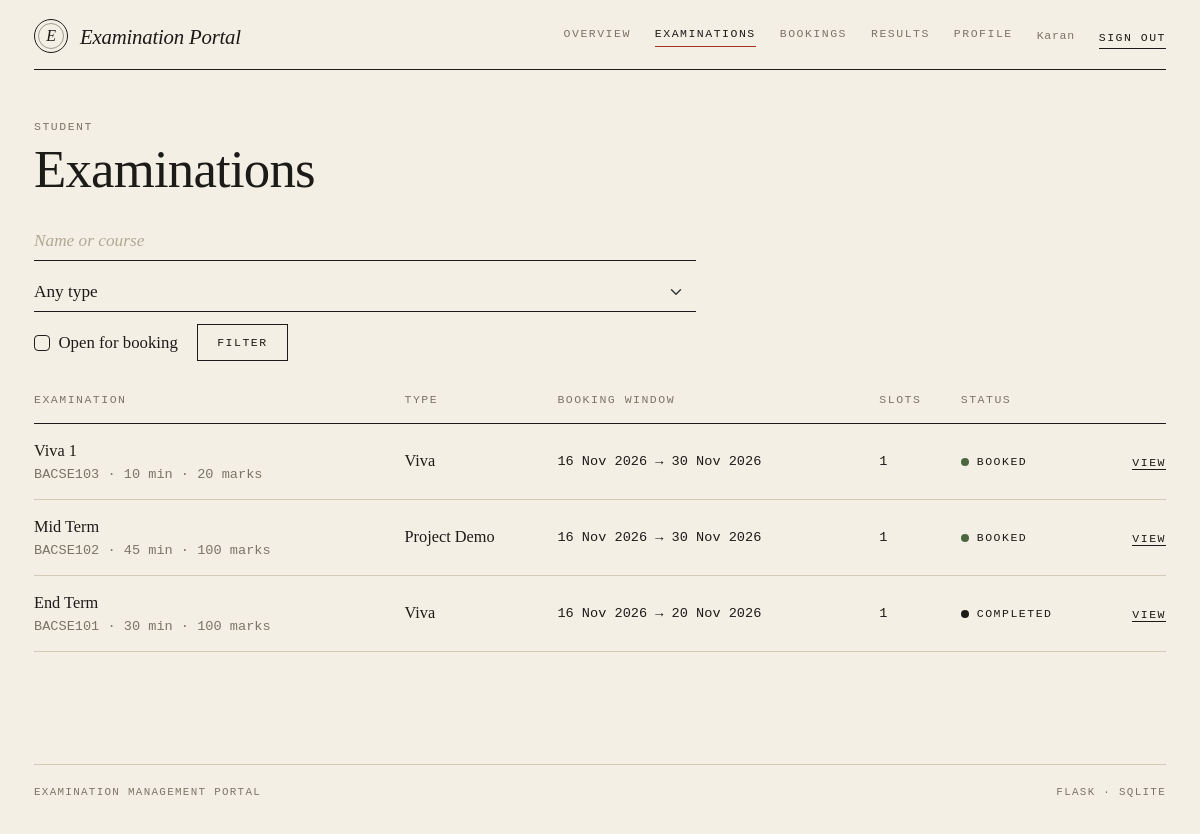
The page /student/exams (signed in) on the database its author committed.
### tables this page shows
CREATE TABLE users (
    id            INTEGER PRIMARY KEY AUTOINCREMENT,
    email         TEXT NOT NULL UNIQUE,
    password_hash TEXT NOT NULL,
    role          TEXT NOT NULL CHECK (role IN ('admin','examiner','student')),
    full_name     TEXT NOT NULL,
    phone         TEXT,
    department    TEXT,
    status        TEXT NOT NULL DEFAULT 'active'
                  CHECK (status IN ('active','pending','inactive')),
    created_on    TEXT NOT NULL DEFAULT (date('now','localtime'))
);

CREATE TABLE exams (
    id                INTEGER PRIMARY KEY AUTOINCREMENT,
    course_id         INTEGER NOT NULL REFERENCES courses(id),
    name              TEXT NOT NULL,
    type              TEXT NOT NULL
                      CHECK (type IN ('Viva','Practical','Project Demo','Assessment')),
    duration          INTEGER NOT NULL,              -- minutes
    max_marks         INTEGER NOT NULL,
    slot_create_start TEXT NOT NULL,
    slot_create_end   TEXT NOT NULL,
    book_start        TEXT NOT NULL,
    book_end          TEXT NOT NULL,
    status            TEXT NOT NULL DEFAULT 'Draft'
                      CHECK (status IN ('Draft','Slot Creation','Booking Open','Closed','Completed')),
    results_published INTEGER NOT NULL DEFAULT 0
);

CREATE TABLE courses (
    id          INTEGER PRIMARY KEY AUTOINCREMENT,
    code        TEXT NOT NULL UNIQUE,
    name        TEXT NOT NULL,
    description TEXT,
    status      TEXT NOT NULL DEFAULT 'Active' CHECK (status IN ('Active','Inactive'))
);

### routes/student.py (the view)
@bp.route("/exams")
def exams():
    q, tp = request.args.get("q", "").strip(), request.args.get("type", "")
    only_open = request.args.get("open") == "1"
    rows = get_db().execute(EXAM_SQL + " ORDER BY e.id DESC", {"me": g.user["id"]}).fetchall()
    out = []
    for e in rows:
        hay = f"{e['name']} {e['code']} {e['course_name']}".lower()
        if q and q.lower() not in hay and q != str(e["id"]):
            continue
        if tp in EXAM_TYPES and e["type"] != tp:
            continue
        if only_open and not booking_open(e):
            continue
        out.append(e)
    return render_template("student/exams.html", rows=out, q=q, tp=tp, only_open=only_open,
                           types=EXAM_TYPES, booking_open=booking_open)

### db.py (called while the page is built)
def _connect(path):
    con = sqlite3.connect(path, isolation_level=None)  # we manage transactions
    con.row_factory = sqlite3.Row
    con.execute("PRAGMA foreign_keys = ON")
    return con

def get_db():
    if "db" not in g:
        g.db = _connect(current_app.config["DATABASE"])
    return g.db

### logic.py (called while the page is built)
def csrf_token():
    if "_csrf" not in session:
        session["_csrf"] = secrets.token_hex(16)
    return session["_csrf"]

def csrf_field():
    return Markup('<input type="hidden" name="_csrf" value="%s">' % csrf_token())

### routes/student.py (called while the page is built)
@bp.before_request
def guard():
    if not g.user:
        return redirect(url_for("auth.login"))
    if g.user["role"] != "student":
        abort(403)

### templates/student/exams.html (shortened to what this page needs)
{% extends 'base.html' %}
{% from 'macros.html' import head, st %}
{% block body %}
{{ head('Student', 'Examinations') }}
<div class="toolbar">
  <form class="search" method="get">
    <input class="form-control" name="q" value="{{ q }}" placeholder="Name or course">
    <select class="form-select" name="type">
      <option value="">Any type</option>
    </select>
    <div class="form-check mb-1"><input class="form-check-input" type="checkbox" name="open" value="1" id="o" {{ 'checked' if only_open }}>
      <label class="form-check-label" for="o">Open for booking</label></div>
    <button class="btn">Filter</button>
  </form>
</div>
{% if rows %}
<div class="table-responsive"><table class="table table-hover">
  <thead><tr><th>Examination</th><th>Type</th><th>Booking window</th><th>Slots</th><th>Status</th><th></th></tr></thead><tbody>
  {% for e in rows %}
  <tr><td>{{ e.name }}<div class="muted mono">{{ e.code }} · {{ e.duration }} min · {{ e.max_marks }} marks</div></td>
      <td>{{ e.type }}</td><td class="mono">{{ e.book_start|dmy }} → {{ e.book_end|dmy }}</td>
      <td class="mono">{{ e.open_slots }}</td>
      <td>{% if e.my_status %}{{ st(e.my_status) }}{% else %}{{ st(e.status) }}{% endif %}</td>
      <td class="r"><a class="act" href="{{ url_for('student.exam', eid=e.id) }}">view</a></td></tr>
  {% endfor %}</tbody></table></div>
{% else %}<div class="empty">No examinations match.</div>{% endif %}
{% endblock %}

### templates/macros.html (shortened to what this page needs)
{% macro st(s) %}<span class="st st-{{ s|slug }}">{{ s }}</span>{% endmacro %}
{% macro head(eyebrow, title, em='', lede='') %}
<div class="page-head">
  <div class="eyebrow">{{ eyebrow }}</div>
  <h1 class="title">{{ title }}{% if em %} <em>{{ em }}</em>{% endif %}</h1>
</div>
{% endmacro %}

### templates/nav.html
{% set links = {
  'admin': [('admin.dashboard','Overview'),('admin.courses','Courses'),('admin.exams','Examinations'),
            ('admin.examiners','Examiners'),('admin.students','Students'),('admin.slots','Slots'),
            ('admin.bookings','Bookings')],
  'examiner': [('examiner.dashboard','Overview')],
  'student': [('student.dashboard','Overview'),('student.exams','Examinations'),
              ('student.bookings','Bookings'),('student.results','Results'),('student.profile','Profile')]
} %}
<header class="site-nav">
  <a class="brand" href="{{ url_for('auth.index') }}"><span class="seal">E</span>Examination Portal</a>
  <nav class="nav-links">
    {% if g.user and not (g.user.role == 'examiner' and g.user.status != 'active') %}
      {% for ep, label in links[g.user.role] %}
        {% set u = url_for(ep) %}
        <a href="{{ u }}" class="{{ 'on' if ((request.path == u) if loop.first else request.path.startswith(u)) }}">{{ label }}</a>
      {% endfor %}
    {% endif %}
    {% if g.user %}
      <span class="who">{{ g.user.full_name }}</span>
      <form method="post" action="{{ url_for('auth.logout') }}" class="d-inline">{{ csrf_field() }}
        <button class="act">Sign out</button></form>
    {% endif %}
  </nav>
</header>

### static/css/style.css (style rules this page uses)
:root { --paper: #f3efe4; --paper-2: #e9e3d1; --ink: #1d1b18; --muted: #7b7566; --rule: #d3cbb8; --accent: #a3341f; --ok: #4a6741; --warn: #a67c1f; --serif: "Iowan Old Style", "Palatino Linotype", Palatino, "Book Antiqua", Georgia, serif; --mono: ui-monospace, "SF Mono", "Cascadia Mono", Menlo, Consolas, monospace; }
html, body { background: var(--paper); }
body { color: var(--ink); font-family: var(--serif); font-size: 1.02rem; line-height: 1.6; -webkit-font-smoothing: antialiased; }
a { color: var(--ink); text-decoration-color: var(--accent); text-underline-offset: 3px; }
h1, h2, h3 { font-weight: 400; letter-spacing: -0.015em; }
.mono { font-family: var(--mono); font-size: .85rem; }
.muted { color: var(--muted); }
.site-nav { display: flex; flex-wrap: wrap; gap: .8rem 2rem; align-items: center; justify-content: space-between; padding: 1.2rem 0 1rem; border-bottom: 1px solid var(--ink); }
.brand { display: flex; align-items: center; gap: .75rem; text-decoration: none; font-style: italic; font-size: 1.3rem; letter-spacing: -.01em; }
.seal { width: 34px; height: 34px; border: 1px solid var(--ink); border-radius: 50%; display: grid; place-items: center; position: relative; font-size: 1rem; }
.seal::after { content: ""; position: absolute; inset: 3px; border: 1px solid var(--ink); border-radius: 50%; opacity: .4; }
.nav-links { display: flex; flex-wrap: wrap; gap: .4rem 1.5rem; align-items: center; }
.nav-links a, .act, .eyebrow, .btn, th, .st, .form-label { font-family: var(--mono); font-size: .72rem; letter-spacing: .13em; text-transform: uppercase; }
.nav-links a { color: var(--muted); text-decoration: none; padding-bottom: 3px; border-bottom: 1px solid transparent; }
.nav-links a:hover, .nav-links a.on { color: var(--ink); }
.nav-links a.on { border-bottom-color: var(--accent); }
.who { font-family: var(--mono); font-size: .72rem; color: var(--muted); letter-spacing: .06em; }
.eyebrow { color: var(--muted); }
.page-head { margin: 3rem 0 1.6rem; }
.title { font-size: clamp(2.1rem, 4.4vw, 3.4rem); line-height: 1.04; margin: .35rem 0 0; }
.table { --bs-table-bg: transparent; --bs-table-color: var(--ink); --bs-table-hover-bg: rgba(29, 27, 24, .035); --bs-table-hover-color: var(--ink); margin: 0; border-color: var(--rule); }
.table > :not(caption) > * > * { background: transparent; box-shadow: none; padding: .85rem .8rem .85rem 0; border-bottom: 1px solid var(--rule); vertical-align: middle; }
.table thead th { color: var(--muted); font-weight: 400; border-bottom: 1px solid var(--ink); white-space: nowrap; }
.table td.r, .table th.r { text-align: right; padding-right: 0; }
.table td.mono { white-space: nowrap; }
.st { display: inline-flex; align-items: center; gap: .5rem; white-space: nowrap; }
.st::before { content: ""; width: .5rem; height: .5rem; border-radius: 50%; background: var(--muted); }
.st-available::before, .st-active::before, .st-booked::before, .st-booking-open::before { background: var(--ok); }
.st-completed::before { background: var(--ink); }
.act { color: var(--ink); text-decoration: none; border: 0; background: none; padding: 0; border-bottom: 1px solid var(--ink); margin-right: 1rem; cursor: pointer; }
.act:last-child { margin-right: 0; }
.btn { border-radius: 0; padding: .55rem 1.2rem; border: 1px solid var(--ink); color: var(--ink); background: transparent; transition: background .15s, color .15s; }
.toolbar { display: flex; flex-wrap: wrap; gap: 1rem 1.4rem; align-items: end; justify-content: space-between; margin: 1.6rem 0 1rem; }
.search { display: flex; flex-wrap: wrap; gap: .8rem 1.2rem; align-items: end; }
.search .form-control { min-width: 220px; }
.search .form-select { min-width: 150px; }
.form-control, .form-select { background-color: transparent; border: 0; border-bottom: 1px solid var(--ink); border-radius: 0; padding: .35rem 0; font-family: var(--serif); font-size: 1.08rem; color: var(--ink); box-shadow: none; }
.form-select { padding-right: 1.6rem; }
.form-control::placeholder { color: #b0a894; font-style: italic; }
.form-check-input { border-color: var(--ink); border-radius: 50%; background-color: transparent; }
.form-check-label { font-family: var(--serif); font-size: 1.05rem; }

### rows shown on the page
users: user.full_name "Karan", role "STUDENT"
exams: name "Viva 1", code "BACSE103", duration "10", max_marks "20", type "Viva", book_start|dmy "16 Nov 2026", book_end|dmy "30 Nov 2026", open_slots "1", s "BOOKED"
exams: name "Mid Term", code "BACSE102", duration "45", max_marks "100", type "Project Demo", book_start|dmy "16 Nov 2026", book_end|dmy "30 Nov 2026", open_slots "1", s "BOOKED"
exams: name "End Term", code "BACSE101", duration "30", max_marks "100", type "Viva", book_start|dmy "16 Nov 2026", book_end|dmy "20 Nov 2026", open_slots "1", status "COMPLETED"

### other values the page prints
{{ label }} "OVERVIEW" "EXAMINATIONS" "BOOKINGS" "RESULTS" "PROFILE"
{{ title }} "Examinations"
